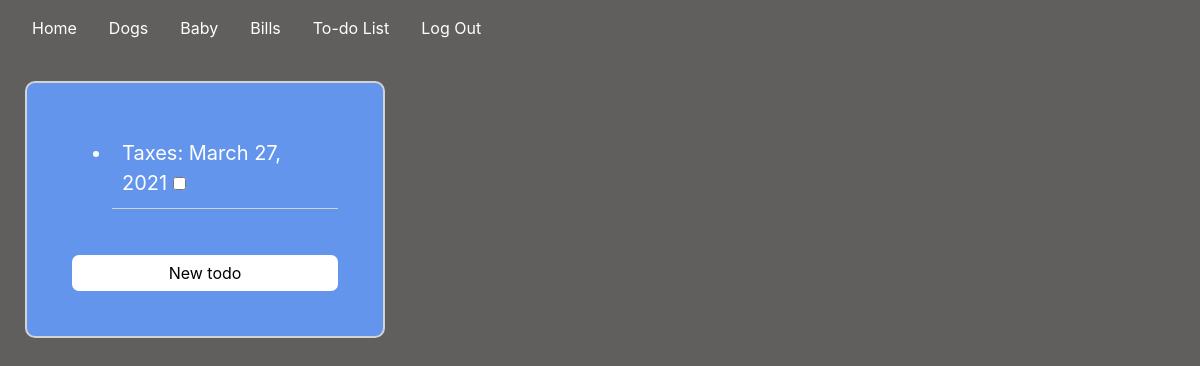
The app's page /todo (signed in), older data.
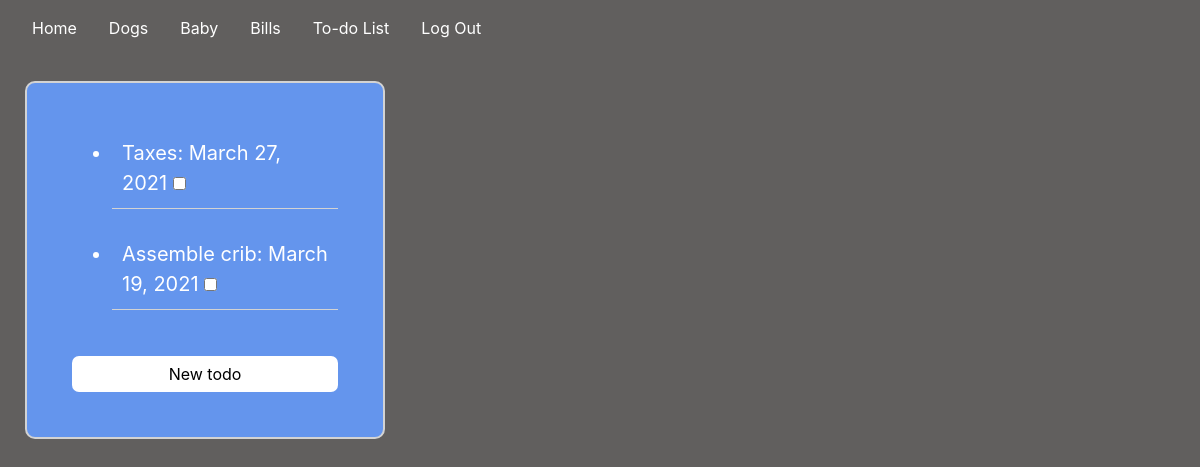
The same page, newer data.
### housemanager/models.py (models this page shows)
class Todo(models.Model):
    todo = models.CharField(max_length = 200)
    done = models.BooleanField(default=False)
    todo_date = models.DateField(default=datetime.now, blank=True)
    todo_cat = models.CharField(max_length=200, blank = True)
    def __str__(self):
        return f"{self.todo}"

### housemanager/views.py (the view)
# urls.py: path("todo", views.todo, name="todo"),
@login_required(login_url="/login")
def todo(request):
    todolist = Todo.objects.filter(done=False)
    print(todolist)
    return render(request, "housemanager/todo.html", {
        "todo": todolist
    })

### housemanager/templates/housemanager/todo.html (shortened to what this page needs)
{% extends "housemanager/layout.html" %}
{% load static %}
{% block body %}
    <div id="todolist">
        <ul id="ullist">
            {% for todo in todo%}
            <li data-id={{todo.id}} id="listitem" class="listitem">
                    {{todo.todo}}:
                    {{todo.todo_date}}
                    <input data-id={{todo.id}} type="checkbox" class="todo-done" id="todo-done">
            </li>
            {% endfor%}
        </ul>
        <button class="btn btn-primary" id="create-todo">
            New todo
        </button>
    </div>
{% endblock %}

Row changes from the older to the newer data that the page shows:
added Todo: todo "Assemble crib", todo_date "March 19, 2021"
